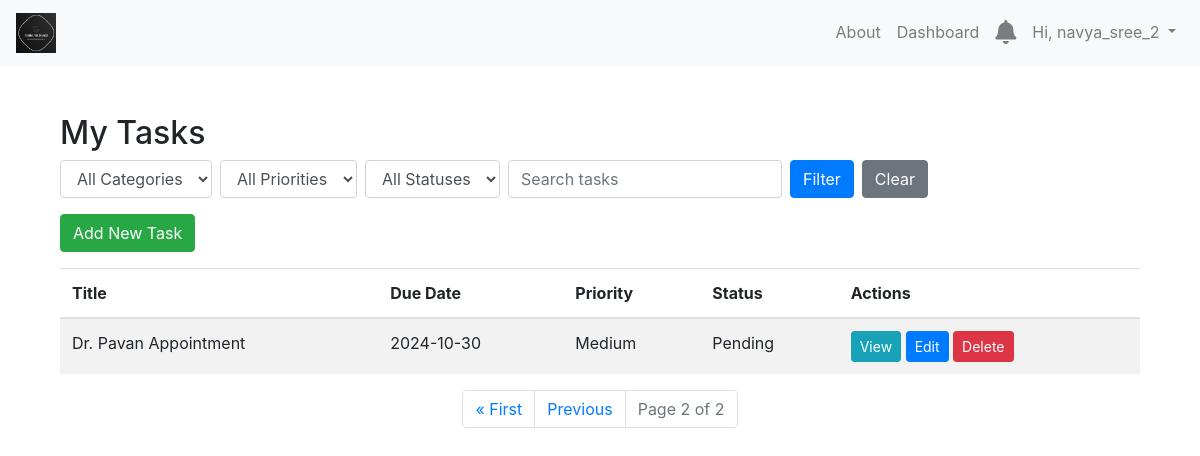
The page /tasks/?page=2 (signed in) on the database its author committed.
### tasks/models.py (models this page shows, shortened)
class Task(models.Model):
    PRIORITY_CHOICES = [
        ('L', 'Low'),
        ('M', 'Medium'),
        ('H', 'High'),
    ]
    STATUS_CHOICES = [
        ('P', 'Pending'),
        ('IP', 'In Progress'),
        ('C', 'Completed'),
    ]
    user = models.ForeignKey(User, on_delete=models.CASCADE)
    title = models.CharField(max_length=200)
    description = models.TextField(blank=True)
    due_date = models.DateField(null=True, blank=True)
    priority = models.CharField(max_length=1, choices=PRIORITY_CHOICES, default='M')
    status = models.CharField(max_length=2, choices=STATUS_CHOICES, default='P')
    category = models.ForeignKey(Category, null=True, on_delete=models.SET_NULL)
    created_at = models.DateTimeField(auto_now_add=True)
    is_completed = models.BooleanField(default=False)

### tasks/views.py (the view)
# urls.py: path('tasks/', views.task_list, name='task_list'),
@login_required
def task_list(request):
    category_id = request.GET.get('category', None)
    priority = request.GET.get('priority', None)
    status = request.GET.get('status', None)
    search_query = request.GET.get('q', None)
    tasks = Task.objects.filter(user=request.user).order_by('due_date')
    if category_id:
        tasks = tasks.filter(category_id=category_id)
    if priority:
        tasks = tasks.filter(priority=priority)
    if status:
        tasks = tasks.filter(status=status)
    if search_query:
        tasks = tasks.filter(title__icontains=search_query)
    paginator = Paginator(tasks, 5)
    page = request.GET.get('page', 1)
    try:
        tasks = paginator.page(page)
    except PageNotAnInteger:
        tasks = paginator.page(1)
    except EmptyPage:
        tasks = paginator.page(paginator.num_pages)
    categories = Category.objects.all()
    return render(request, 'tasks/task_list.html', {
        'tasks': tasks,
        'categories': categories,
        'search_query': search_query,
    })

### tasks/templates/tasks/task_list.html (shortened to what this page needs)
{% extends 'base.html' %}
{% block content %}
<div class="container mt-5">
    <h2>My Tasks</h2>
    <form method="GET" class="form-inline mb-3">
        <select name="category" class="form-control mr-2">
            <option value="">All Categories</option>
        </select>
        <select name="priority" class="form-control mr-2">
            <option value="">All Priorities</option>
        </select>
        <select name="status" class="form-control mr-2">
            <option value="">All Statuses</option>
        </select>
        <input type="text" name="q" class="form-control mr-2" placeholder="Search tasks" value="{{ search_query|default:'' }}">
        <button type="submit" class="btn btn-primary">Filter</button>
        <a href="{% url 'task_list' %}" class="btn btn-secondary ml-2">Clear</a>
    </form>
    <a href="{% url 'task_create' %}" class="btn btn-success mb-3">Add New Task</a>
    {% if tasks %}
        <table class="table table-striped">
            <thead>
                <tr>
                    <th>Title</th>
                    <th>Due Date</th>
                    <th>Priority</th>
                    <th>Status</th>
                    <th>Actions</th>
                </tr>
            </thead>
            <tbody>
                {% for task in tasks %}
                <tr>
                    <td>{{ task.title }}</td>
                    <td>{{ task.due_date|date:"Y-m-d" }}</td>
                    <td>{{ task.get_priority_display }}</td>
                    <td>{{ task.get_status_display }}</td>
                    <td>
                        <a href="{% url 'task_detail' task.pk %}" class="btn btn-info btn-sm">View</a>
                        <a href="{% url 'task_update' task.pk %}" class="btn btn-primary btn-sm">Edit</a>
                        <a href="{% url 'task_delete' task.pk %}" class="btn btn-danger btn-sm">Delete</a>
                    </td>
                </tr>
                {% endfor %}
            </tbody>
        </table>
        <nav aria-label="Page navigation example">
            <ul class="pagination justify-content-center">
                {% if tasks.has_previous %}
                    <li class="page-item">
                        <a class="page-link" href="?page=1">&laquo; First</a>
                    </li>
                    <li class="page-item">
                        <a class="page-link" href="?page={{ tasks.previous_page_number }}">Previous</a>
                    </li>
                {% endif %}
                <li class="page-item disabled">
                    <a class="page-link" href="#">Page {{ tasks.number }} of {{ tasks.paginator.num_pages }}</a>
                </li>
            </ul>
        </nav>
    {% else %}
        <p>You have no tasks.</p>
    {% endif %}
</div>
{% endblock %}

### tasks/templates/base.html (shortened to what this page needs)
{% load static %}
<!DOCTYPE html>
<html lang="en">
<head>
    <link href="https://stackpath.bootstrapcdn.com/bootstrap/4.5.2/css/bootstrap.min.css" rel="stylesheet">
    <link rel="stylesheet" href="https://cdnjs.cloudflare.com/ajax/libs/font-awesome/5.15.4/css/all.min.css">
</head>
<body>
    <nav class="navbar navbar-expand-lg navbar-light bg-light">
        <a class="navbar-brand" href="{% url 'dashboard' %}">
            <img src="{% static 'tasks/images/logo.png' %}" alt="Logo" width="40" height="40" class="d-inline-block align-top">
        </a>
        <div class="collapse navbar-collapse" id="navbarNav">
            <ul class="navbar-nav ml-auto">
                <li class="nav-item">
                    <a class="nav-link" href="{% url 'about' %}">About</a>
                </li>
                {% if user.is_authenticated %}
                    <li class="nav-item">
                        <a class="nav-link" href="{% url 'dashboard' %}">Dashboard</a>
                    </li>
                    <li class="nav-item">
                        <a class="nav-link" href="{% url 'notifications' %}">
                            <i class="fas fa-bell" style="position: relative; font-size: 24px;"></i>
                        </a>
                    </li>
                    <li class="nav-item dropdown">
                        <a class="nav-link dropdown-toggle" href="#" id="navbarDropdown" role="button" data-toggle="dropdown" aria-haspopup="true" aria-expanded="false">
                            Hi, {{ user.username }}
                        </a>
                    </li>
                {% endif %}
            </ul>
        </div>
    </nav>
    <div class="container mt-3">
        {% block content %}
        {% endblock %}
    </div>
</body>
</html>

### rows shown on the page
Task: title "Dr. Pavan Appointment", due_date "2024-10-30", priority "Medium", status "Pending"

### other values the page prints
{{ user.username }} "navya_sree_2"
{{ tasks.number }} "2"
{{ tasks.paginator.num_pages }} "2"
